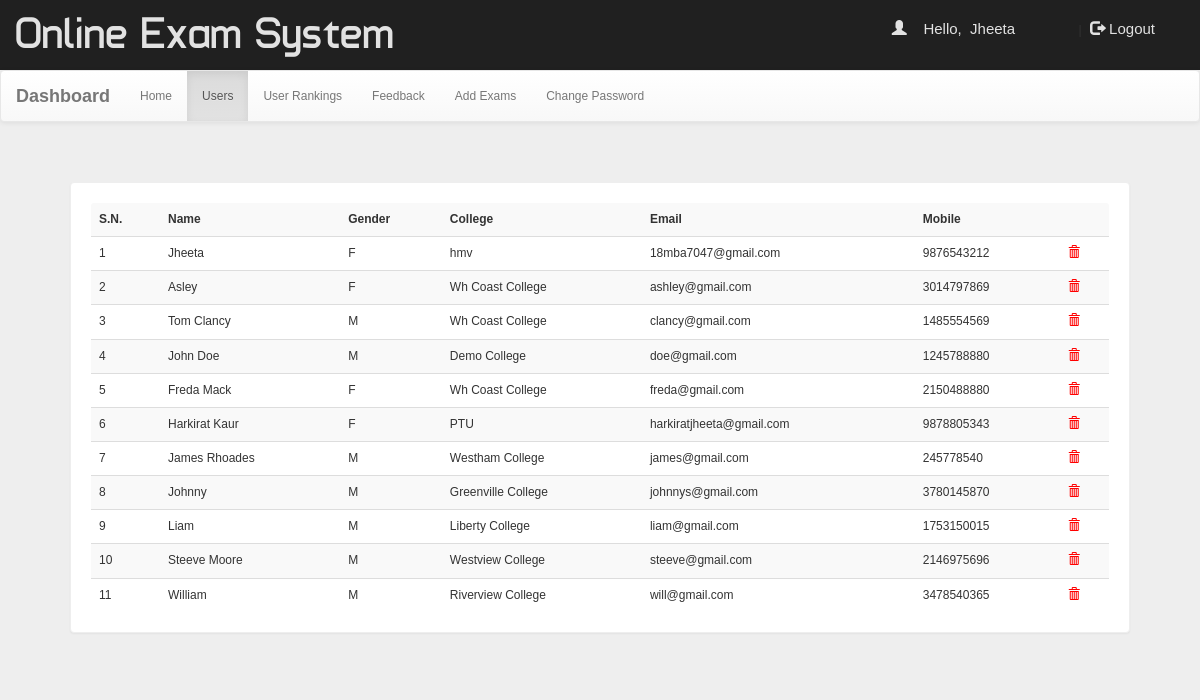
Screenshot of /dash.php?q=1 (signed in) with the database file from the repository.
### tables this page shows
CREATE TABLE `user` (
  `name` varchar(50) NOT NULL,
  `gender` varchar(5) NOT NULL,
  `college` varchar(100) NOT NULL,
  `email` varchar(50) NOT NULL,
  `mob` bigint(20) NOT NULL,
  `password` varchar(50) NOT NULL
);

### dash.php (the view, shortened to what this page needs)
<!DOCTYPE html PUBLIC "-//W3C//DTD XHTML 1.0 Transitional//EN" "http://www.w3.org/TR/xhtml1/DTD/xhtml1-transitional.dtd">
<html xmlns="http://www.w3.org/1999/xhtml">
<head>
<link  rel="stylesheet" href="css/bootstrap.min.css"/>
 <link  rel="stylesheet" href="css/bootstrap-theme.min.css"/>
 <link rel="stylesheet" href="css/main.css">
 <link  rel="stylesheet" href="css/font.css">
</head>
<body  style="background:#eee;">
<div class="header">
<div class="row">
<div class="col-lg-6">
<span class="logo">Online Exam System</span></div>
<?php
 include_once 'dbConnection.php';
  if(!(isset($_SESSION['email']))){
header("location:index.php");
}
else
{
$name = $_SESSION['name'];
echo '<span class="pull-right top title1" ><span class="log1"><span class="glyphicon glyphicon-user" aria-hidden="true"></span>&nbsp;&nbsp;&nbsp;&nbsp;Hello,</span> <a href="#" class="log log1">'.$name.'</a>&nbsp;|&nbsp;<a href="logout.php?q=account.php" class="log"><span class="glyphicon glyphicon-log-out" aria-hidden="true"></span>&nbsp;Logout</button></a></span>';
}?>
</div></div>
<nav class="navbar navbar-default title1">
  <div class="container-fluid">
    <div class="navbar-header">
      <a class="navbar-brand" href="dash.php?q=0"><b>Dashboard</b></a>
    </div>
    <div class="collapse navbar-collapse" id="bs-example-navbar-collapse-1">
      <ul class="nav navbar-nav">
        <li <?php if(@$_GET['q']==0) echo'class="active"'; ?>><a href="dash.php?q=0">Home<span class="sr-only">(current)</span></a></li>
        <li <?php if(@$_GET['q']==1) echo'class="active"'; ?>><a href="dash.php?q=1">Users</a></li>
		<li <?php if(@$_GET['q']==2) echo'class="active"'; ?>><a href="dash.php?q=2">User Rankings</a></li>
    <li <?php if(@$_GET['q']==3) echo'class="active"'; ?>><a href="dash.php?q=3">Feedback</a></li>
    <li <?php if(@$_GET['q']==4) echo'class="active"'; ?>><a href="dash.php?q=4">Add Exams</a></li>
        <li><a href="adminchangepass.php">Change Password</a></li>
      </ul>
          </div>
  </div>
</nav>
<div class="container">
<div class="row">
<div class="col-md-12">
<?php if(@$_GET['q']==1) {
$result = mysqli_query($con,"SELECT * FROM user") or die('Error');
echo  '<div class="panel"><table class="table table-striped title1">
<tr><td><b>S.N.</b></td><td><b>Name</b></td><td><b>Gender</b></td><td><b>College</b></td><td><b>Email</b></td><td><b>Mobile</b></td><td></td></tr>';
$c=1;
while($row = mysqli_fetch_array($result)) {
	$name = $row['name'];
	$mob = $row['mob'];
	$gender = $row['gender'];
    $email = $row['email'];
	$college = $row['college'];
	echo '<tr><td>'.$c++.'</td><td>'.$name.'</td><td>'.$gender.'</td><td>'.$college.'</td><td>'.$email.'</td><td>'.$mob.'</td>
	<td><a title="Delete User" href="update.php?demail='.$email.'"><b><span class="glyphicon glyphicon-trash" style="color:red;" aria-hidden="true"></span></b></a></td></tr>';
}
echo '</table></div>';
}?>
</div>
</div></div>
</body>
</html>

### css/main.css (style rules this page uses)
body { overflow-x: hidden; width: 100%; font: 15px "Century Gothic", "Times Roman", sans-serif; background: #eee; min-height: 550px; background-attachment: fixed; }
.panel { border-color: #eee; margin: 40px; padding: 20px; font: 15px "Century Gothic", "Times Roman", sans-serif; }
.header { background: #202020; height: 70px; }
.logo { font-family: "typo"; font-size: 45px; color: #e2e2e2; margin: 15px; }
.title1 { font: 12px "Century Gothic", "Times Roman", sans-serif; }
.top { margin-top: 20px; }
.log1 { font: 15px "Ubuntu", sans-serif; color: #e2e2e2; margin-left: 10px; }
.log { margin: 10px; margin-right: 60px; margin-left: 5px; color: #e2e2e2; text-decoration: none; font-size: 20px; font-size: 15px; }

### rows the page displays
user: name "Jheeta", gender "F", college "hmv", email "18mba7047@gmail.com", mob "9876543212"
user: name "Asley", gender "F", college "Wh Coast College", email "ashley@gmail.com", mob "3014797869"
user: name "Tom Clancy", gender "M", college "Wh Coast College", email "clancy@gmail.com", mob "1485554569"
user: name "John Doe", gender "M", college "Demo College", email "doe@gmail.com", mob "1245788880"
user: name "Freda Mack", gender "F", college "Wh Coast College", email "freda@gmail.com", mob "2150488880"
user: name "Harkirat Kaur", gender "F", college "PTU", email "harkiratjheeta@gmail.com", mob "9878805343"
user: name "James Rhoades", gender "M", college "Westham College", email "james@gmail.com", mob "245778540"
user: name "Johnny", gender "M", college "Greenville College", email "johnnys@gmail.com", mob "3780145870"
user: name "Liam", gender "M", college "Liberty College", email "liam@gmail.com", mob "1753150015"
user: name "Steeve Moore", gender "M", college "Westview College", email "steeve@gmail.com", mob "2146975696"
user: name "William", gender "M", college "Riverview College", email "will@gmail.com", mob "3478540365"

### other values shown
$name "Jheeta"
